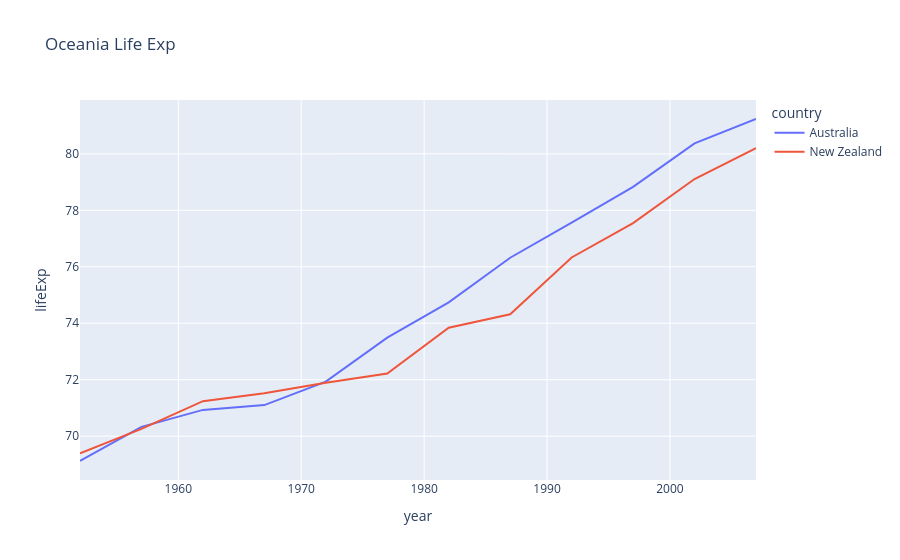

Source (notebook cell):
### Code cell
px.line(df.query("continent=='Oceania'"), x='year', y='lifeExp', color='country', title='Oceania Life Exp').show()

### Figure 1 — Plotly figure (JSON) as saved in the notebook; plotly's stock layout.template omitted (floating-point values rounded to 4 significant figures)
{"data": [{"hovertemplate": "country=Australia<br>year=%{x}<br>lifeExp=%{y}<extra></extra>", "legendgroup": "Australia", "line": {"color": "#636efa", "dash": "solid"}, "marker": {"symbol": "circle"}, "mode": "lines", "name": "Australia", "orientation": "v", "showlegend": true, "type": "scatter", "x": [1952, 1957, 1962, 1967, 1972, 1977, 1982, 1987, 1992, 1997, 2002, 2007], "xaxis": "x", "y": [69.12, 70.33, 70.93, 71.1, 71.93, 73.49, 74.74, 76.32, 77.56, 78.83, 80.37, 81.23], "yaxis": "y"}, {"hovertemplate": "country=New Zealand<br>year=%{x}<br>lifeExp=%{y}<extra></extra>", "legendgroup": "New Zealand", "line": {"color": "#EF553B", "dash": "solid"}, "marker": {"symbol": "circle"}, "mode": "lines", "name": "New Zealand", "orientation": "v", "showlegend": true, "type": "scatter", "x": [1952, 1957, 1962, 1967, 1972, 1977, 1982, 1987, 1992, 1997, 2002, 2007], "xaxis": "x", "y": [69.39, 70.26, 71.24, 71.52, 71.89, 72.22, 73.84, 74.32, 76.33, 77.55, 79.11, 80.2], "yaxis": "y"}], "layout": {"autosize": true, "legend": {"title": {"text": "country"}, "tracegroupgap": 0}, "title": {"text": "Oceania Life Exp"}, "xaxis": {"anchor": "y", "autorange": true, "domain": [0, 1], "range": [1952, 2007], "title": {"text": "year"}, "type": "linear"}, "yaxis": {"anchor": "x", "autorange": true, "domain": [0, 1], "range": [68.45, 81.91], "title": {"text": "lifeExp"}, "type": "linear"}}}
